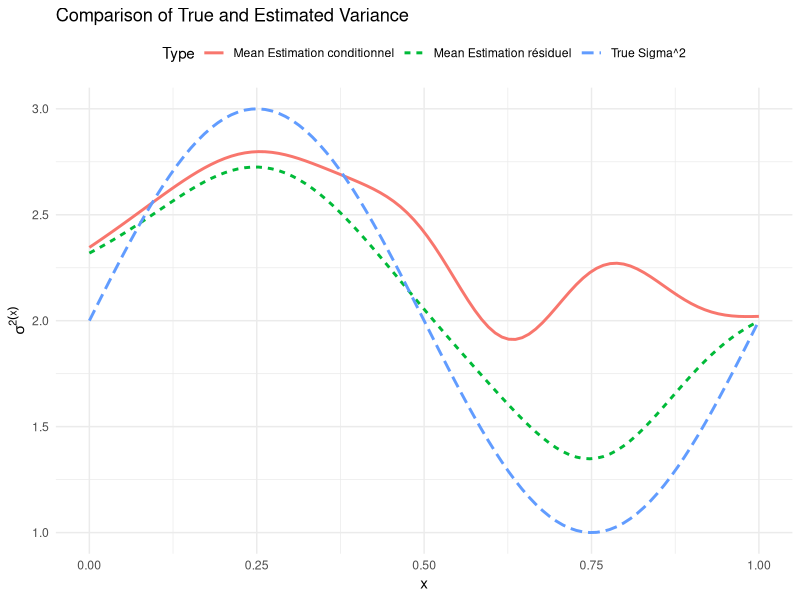
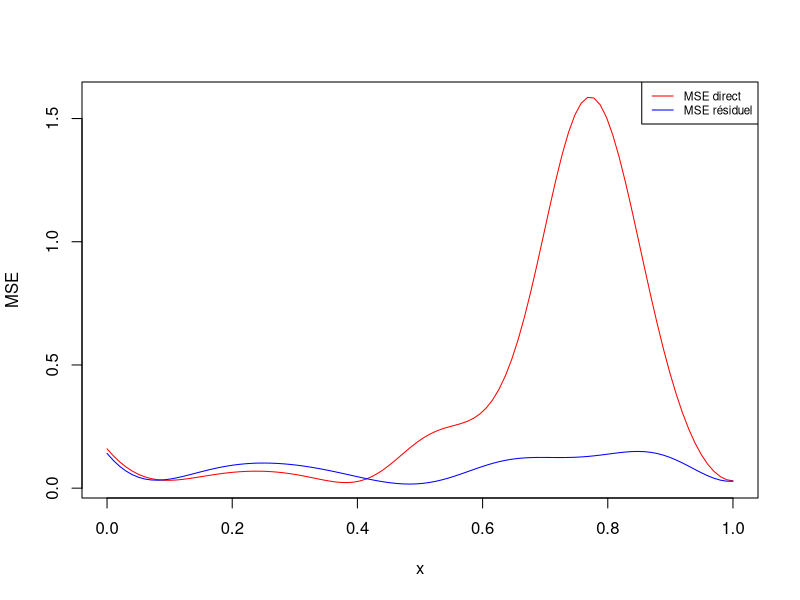
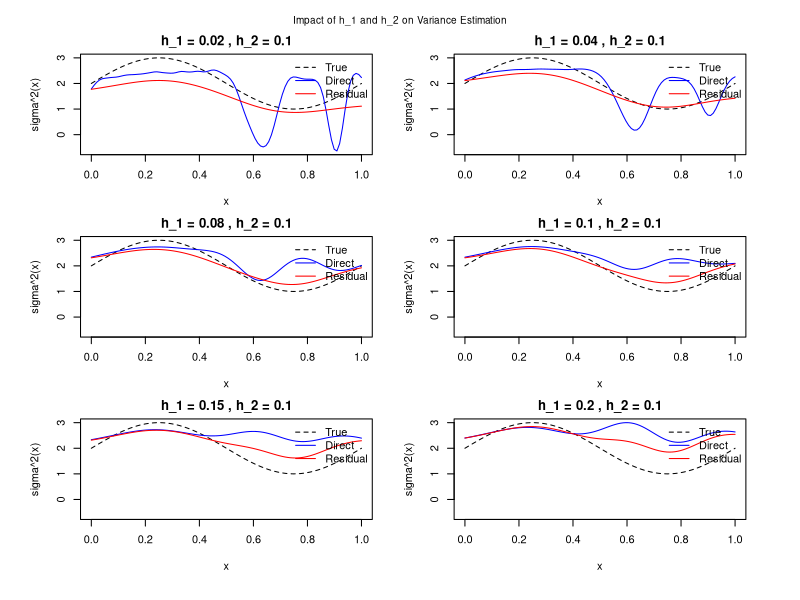
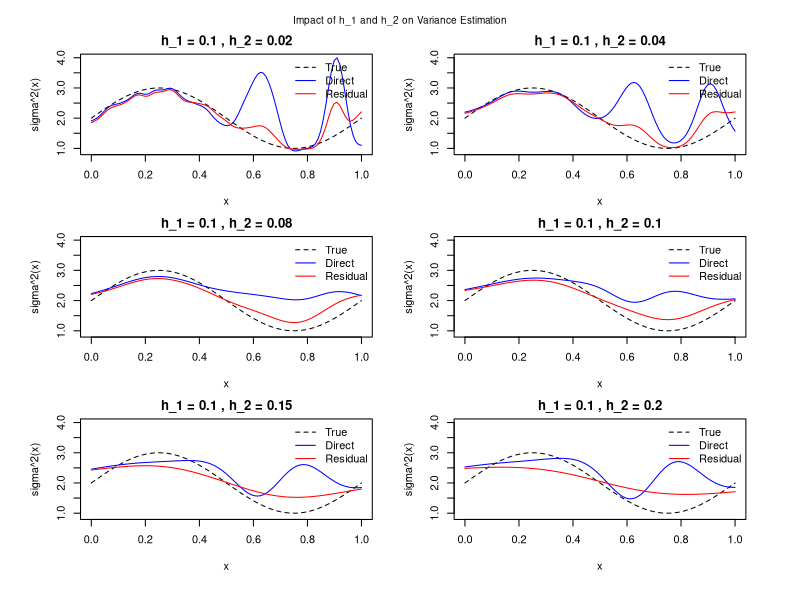
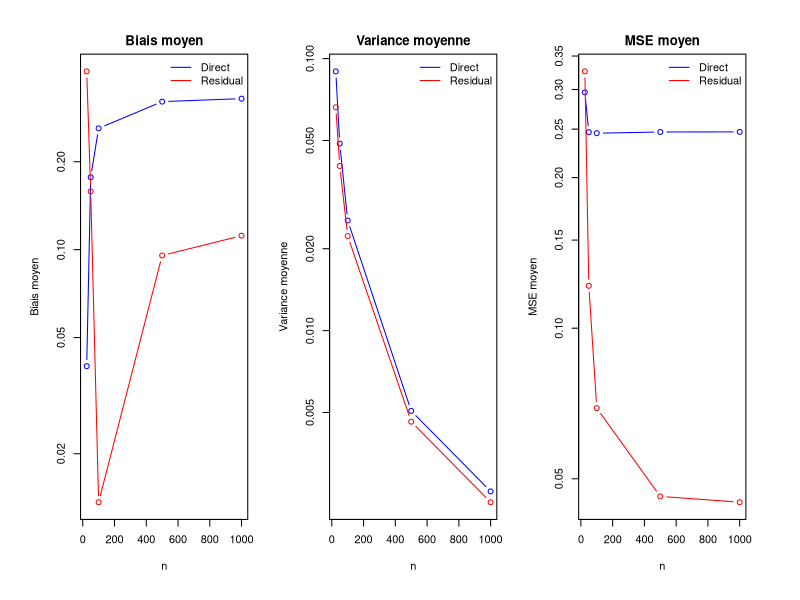
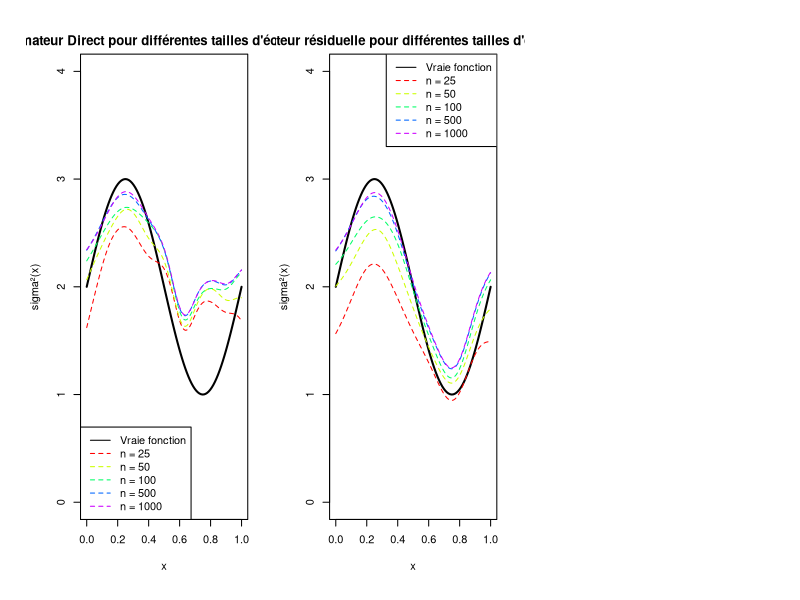

The R script that drew these images, in order:
## ---- chunk 1
knitr::opts_chunk$set(
  fig.path = 'figures/',
  dev = 'pdf'
)
knitr::opts_chunk$set(echo = FALSE)
knitr::opts_chunk$set(message = FALSE, warning = FALSE)
getwd()
## ---- chunk 2
set.seed(123) 
m <- function(x) (sin(2 * pi * x^3))^3
sigma2 <- function(x) 2 + sin(2 * pi * x)


simulation_data <- function(n) {
  X <- seq(1/n, 1, length.out = n) # Xi = i/n
 
  Y <- m(X)+rnorm(n,0,0.5*sqrt(sigma2(X)))
  return(list(X = X, Y = Y))
}

    
gaussian_kernel <-function(u) dnorm(u)

kernel_estimate <- function(x, X, Y, h) {
  weights <- gaussian_kernel((X - x) / h)
  sum(weights * Y) / sum(weights)
  
}

## ---- chunk 3
m_estimate <- function(x, X, Y, h) {      #estimation m
  sapply(x, function(xi) kernel_estimate(xi, X, Y, h))
}
#estimation méthode residual
estimate_sigma2_residual <- function(x, X, Y, h_m,h_sigma) { 
  m_hat <- m_estimate(X, X, Y, h_m) # Estimation de m(X)
  residuals <- (Y - m_hat)^2
  sapply(x, function(xi) kernel_estimate(xi, X, residuals, h_sigma))

}
## ---- chunk 4
#estimation méthode directe
estimate_sigma2_direct <- function(x, X, Y, h_m,h_sigma) {
  EY2_hat <- sapply(x, function(xi) kernel_estimate(xi, X, Y^2, h_sigma)) # E[Y^2 | X=x]
  m_hat <- m_estimate(x, X, Y, h_m) # m(x)
  EY2_hat - m_hat^2
}
## ---- chunk 5
h_m=0.1#h_1
h_sigma=0.1#h_2
x_p=seq(from = 0, to = 1, length = 100)
k=400
n=100
 resultat1=matrix(NA, nrow = k, ncol = length(x_p)) 
 resultat2=matrix(NA, nrow = k, ncol = length(x_p))
 for (i in 1:k){
    
    data <- simulation_data(n)
    X <- data$X
    Y <- data$Y
    
    sigma2_con=estimate_sigma2_direct(x_p,X,Y,h_m,h_sigma)
    
    sigma2_res=estimate_sigma2_residual(x_p,X,Y,h_m,h_sigma)
    resultat1[i, ] =sigma2_con
    resultat2[i,]=sigma2_res
    
 }
 
## ---- chunk 6
# Vraies valeurs de sigma^2(x)
true_sigma2 <- sigma2(x_p)

# Moyenne des estimations Monte Carlo
mean_estimation1 <- colMeans(resultat1)/0.25

mean_estimation2 <- colMeans(resultat2)/0.25




# Graphique des résultats
library(ggplot2)

# Préparation des données pour ggplot
plot_data <- data.frame(
  x = rep(x_p, 3),
  value = c(true_sigma2, mean_estimation1, mean_estimation2),
  Type = rep(c("True Sigma^2", "Mean Estimation conditionnel", "Mean Estimation résiduel"), each = length(x_p))
)


# Tracer
ggplot(plot_data, aes(x = x, y = value, color = Type, linetype = Type)) +
  geom_line(size = 1) +
  labs(title = "Comparison of True and Estimated Variance",
       x = "x",
       y = expression(sigma^2(x)),
       color = "Type",
       linetype = "Type") +
  theme_minimal() +
  theme(legend.position = "top")

## ---- chunk 7
# ce code pour calculer et tracer mse
# Vraies valeurs de sigma^2(x)
true_sigma2 <- sigma2(x_p)

# Moyenne des estimations Monte Carlo
mean_estimation1 <- colMeans(resultat1)/0.25

mean_estimation2 <- colMeans(resultat2)/0.25
biais_directe=mean_estimation1 - true_sigma2
biais_residualle=mean_estimation2 - true_sigma2
variance_directe <- apply(resultat1, 2, function(x) (length(x) - 1) / length(x) * var(x))
variance_residualle <- apply(resultat2, 2, function(x) (length(x) - 1) / length(x) * var(x))

mse_directe=biais_directe^2 + variance_directe
mse_residualle=biais_residualle^2 +variance_residualle

plot(x_p,mse_directe, type="l", col="red", 
     xlab="x", ylab="MSE")
lines(x_p,mse_residualle, col="blue")
legend("topright",
       legend=c("MSE direct", "MSE résiduel"),
       col=c("red", "blue"),
       lty=1,
       cex=0.7)
mtext("MSE des estimateurs", outer = TRUE, cex = 0.6)
## ---- chunk 8
#ce code calcule et print le bias et la variance et mse au points interessants (table 1)
set.seed(130)
x_interest <- c(0.01, 0.25, 0.75, 1)
k <- 400  # nombre de répétitions Monte Carlo
h_m <- 0.1
h_sigma <- 0.1

calculate_metrics <- function(n, x_point) {
    results_direct <- numeric(k)
    results_residual <- numeric(k)
    true_value <- sigma2(x_point)
    
    for(i in 1:k) {
        data <- simulation_data(n)
        X <- data$X
        Y <- data$Y
        
        # Calcul pour un seul point x_point
        sigma2_direct <- estimate_sigma2_direct(x_point, X, Y, h_m, h_sigma)
        sigma2_residual <- estimate_sigma2_residual(x_point, X, Y, h_m, h_sigma)
        
        # Stockage des résultats pour ce point
        results_direct[i] <- sigma2_direct
        results_residual[i] <- sigma2_residual
    }
    
    # Calcul des métriques
    mean_direct <- mean(results_direct)/0.25
    mean_residual <- mean(results_residual)/0.25
    
    biais_direct <- mean_direct - true_value
    biais_residual <- mean_residual - true_value
    
    # Correction du calcul de la variance
    variance_direct <- var(results_direct)
    variance_residual <- var(results_residual)
    
    mse_direct <- biais_direct^2 + variance_direct
    mse_residual <- biais_residual^2 + variance_residual
    
    return(list(
        bias = c(direct = biais_direct, residual = biais_residual),
        variance = c(direct = variance_direct, residual = variance_residual),
        mse = c(direct = mse_direct, residual = mse_residual)
    ))
}

# Analyse pour chaque point d'intérêt
for(x in x_interest) {
    metrics <- calculate_metrics(n = 100, x)
    cat("\nAnalyse au point x =", x, "\n")
    cat("Biais:", "\nDirect:", round(metrics$bias["direct"], 4),
        "\nResiduel:", round(metrics$bias["residual"], 4), "\n")
    cat("Variance:", "\nDirect:", round(metrics$variance["direct"], 4),
        "\nResiduel:", round(metrics$variance["residual"], 4), "\n")
    cat("MSE:", "\nDirect:", round(metrics$mse["direct"], 4),
        "\nResiduel:", round(metrics$mse["residual"], 4), "\n")
}

## ---- chunk 9
#ce code trace 6 graphes l'evolution de deux méthodes en fonction des valeurs h_1
h_sigma=0.1
resultats_direct_hm <- list()
resultats_residual_hm <- list()
h=c(0.02,0.04,0.08,0.1,0.15,0.2)
for(h_m in h ){
  
  
 resultat1=matrix(NA, nrow = k, ncol = length(x_p)) 
 resultat2=matrix(NA, nrow = k, ncol = length(x_p))
 for (i in 1:k){
    
    data <- simulation_data(n)
    X <- data$X
    Y <- data$Y
    
    sigma2_con=estimate_sigma2_direct(x_p,X,Y,h_m,h_sigma)
    
    sigma2_res=estimate_sigma2_residual(x_p,X,Y,h_m,h_sigma)
    resultat1[i, ] =sigma2_con
    resultat2[i,]=sigma2_res
  
 } 
 resultats_direct_hm[[as.character(h_m)]]=colMeans(resultat1)/0.25
 resultats_residual_hm[[as.character(h_m)]] =colMeans(resultat2)/0.25
 
}
true_sigma2 <- sigma2(x_p)


# Tracer les résultats pour les variations de h_sigma (h_m fixé)


par(mfrow = c(3, 2), # 3 rangées et 2 colonnes
    mar = c(4, 4, 2, 2) + 0.1, # Marges des graphiques
    oma = c(2, 2, 2, 2))
for (h_m in names(resultats_direct_hm)) {
  plot(x_p, true_sigma2, type = "l", col = "black", lty = 2,
       ylim = range(c(true_sigma2, unlist(resultats_direct_hm), unlist(resultats_residual_hm))),
       main = paste("h_1 =", h_m, ", h_2 =", h_sigma),
       xlab = "x", ylab = "sigma^2(x)")
  lines(x_p, resultats_direct_hm[[h_m]], col = "blue")
  lines(x_p, resultats_residual_hm[[h_m]], col = "red")
  legend("topright", legend = c("True", "Direct", "Residual"),
         col = c("black", "blue", "red"), lty = c(2, 1, 1), bty = "n")
}

mtext("Impact of h_1 and h_2 on Variance Estimation", outer = TRUE, cex = 0.6)
## ---- chunk 10
#ce code trace 6 graphes l'evolution de deux méthodes en fonction des valeurs h_2

h_m=0.1#h_1
resultats_direct_hsigma <- list()
resultats_residual_hsigma <- list()
h=c(0.02,0.04,0.08,0.1,0.15,0.2)
for(h_sigm in h ){
  
  
 resultat1=matrix(NA, nrow = k, ncol = length(x_p)) 
 resultat2=matrix(NA, nrow = k, ncol = length(x_p))
 for (i in 1:k){
    
    data <- simulation_data(n)
    X <- data$X
    Y <- data$Y
    
    sigma2_con=estimate_sigma2_direct(x_p,X,Y,h_m,h_sigm)
    
    sigma2_res=estimate_sigma2_residual(x_p,X,Y,h_m,h_sigm)
    resultat1[i,] =sigma2_con
    resultat2[i,]=sigma2_res
  
 } 
 resultats_direct_hsigma[[as.character(h_sigm)]]=colMeans(resultat1)/0.25
 resultats_residual_hsigma[[as.character(h_sigm)]] =colMeans(resultat2)/0.25
 
}
true_sigma2 <- sigma2(x_p)


# Tracer les résultats pour les variations de h_sigma (h_m fixé)


par(mfrow = c(3, 2), # 3 rangées et 2 colonnes
    mar = c(4, 4, 2, 2) + 0.1, # Marges des graphiques
    oma = c(2, 2, 2, 2))
for (h_sigm in names(resultats_direct_hsigma)) {
  plot(x_p, true_sigma2, type = "l", col = "black", lty = 2,
       ylim = range(c(true_sigma2, unlist(resultats_direct_hsigma), unlist(resultats_residual_hsigma))),
       main = paste("h_1 =", h_m, ", h_2 =", h_sigm),
       xlab = "x", ylab = "sigma^2(x)")
  lines(x_p, resultats_direct_hsigma[[h_sigm]], col = "blue")
  lines(x_p, resultats_residual_hsigma[[h_sigm]], col = "red")
  legend("topright", legend = c("True", "Direct", "Residual"),
         col = c("black", "blue", "red"), lty = c(2, 1, 1), bty = "n")
}

mtext("Impact of h_1 and h_2 on Variance Estimation", outer = TRUE, cex = 0.6)
## ---- chunk 11
#ce code Calcule et trace les biais, variances et MSE moyens pour chaque taille n

n_values <- c(25, 50, 100, 500, 1000) # Tailles croissantes d'échantillons
h_m <- 0.08
h_sigma <- 0.08
x_p <- seq(0, 1, length = 100) # Points d'évaluation
k <- 400 # Répétitions Monte Carlo


# Stocker les résultats
results_asymptotic <- list()
mean_estm= list()

for (n in n_values) {
  
  resultat1 <- matrix(NA, nrow = k, ncol = length(x_p)) 
  resultat2 <- matrix(NA, nrow = k, ncol = length(x_p))
  
  for (i in 1:k) {
    data <- simulation_data(n)
    X <- data$X
    Y <- data$Y
    
    # Calculs des deux estimateurs
    sigma2_direct <- estimate_sigma2_direct(x_p, X, Y, h_m, h_sigma)
    sigma2_residual <- estimate_sigma2_residual(x_p, X, Y, h_m, h_sigma)
    
    # Stockage des résultats
    resultat1[i, ] <- sigma2_direct
    resultat2[i, ] <- sigma2_residual
  }
  
 true_sigma2 <- sigma2(x_p)

mean_estimation1 <- colMeans(resultat1)/0.25
mean_estimation2 <- colMeans(resultat2)/0.25

biais_direct=mean_estimation1 - true_sigma2
biais_residual=mean_estimation2 - true_sigma2
variance_direct <- apply(resultat1, 2, function(x) (length(x) - 1) / length(x) * var(x))
variance_residual <- apply(resultat2, 2, function(x) (length(x) - 1) / length(x) * var(x))

mse_direct=biais_direct^2 + variance_direct
mse_residual=biais_residual^2 +variance_residual

  mean_estm[[as.character(n)]]=list(
    mean_estimation1=mean_estimation1,
    mean_estimation2=mean_estimation2
  )
 
  # Stocker les résultats pour chaque taille d'échantillon
  results_asymptotic[[as.character(n)]] <- list(
    biais_direct = biais_direct,
    biais_residual = biais_residual,
    variance_direct = variance_direct,
    variance_residual = variance_residual,
    mse_direct = mse_direct,
    mse_residual = mse_residual
  )
}

# Calculer les biais, variances et MSE moyens pour chaque taille n
biais_direct_mean <- sapply(results_asymptotic, function(res) mean(res$biais_direct))
biais_residual_mean <- sapply(results_asymptotic, function(res) mean(res$biais_residual))

variance_direct_mean <- sapply(results_asymptotic, function(res) mean(res$variance_direct))
variance_residual_mean <- sapply(results_asymptotic, function(res) mean(res$variance_residual))

mse_direct_mean <- sapply(results_asymptotic, function(res) mean(res$mse_direct))
mse_residual_mean <- sapply(results_asymptotic, function(res) mean(res$mse_residual))

# Disposer les graphiques : une ligne, trois colonnes
par(mfrow = c(1, 3))

# Calcul des limites des axes
ylim_biais <- range(c(abs(biais_direct_mean), abs(biais_residual_mean)), na.rm = TRUE)
ylim_variance <- range(c(variance_direct_mean, variance_residual_mean), na.rm = TRUE)
ylim_mse <- range(c(mse_direct_mean, mse_residual_mean), na.rm = TRUE)

# 1. Graphique pour le biais moyen
plot(n_values, abs(biais_direct_mean), type = "b", col = "blue", log = "y",
     ylim = ylim_biais,
     xlab = "n", ylab = "Biais moyen", main = "Biais moyen")
lines(n_values, abs(biais_residual_mean), type = "b", col = "red")
legend("topright", legend = c("Direct", "Residual"), col = c("blue", "red"), lty = 1, bty = "n")

# 2. Graphique pour la variance moyenne
plot(n_values, variance_direct_mean, type = "b", col = "blue", log = "y",
     ylim = ylim_variance,
     xlab = "n", ylab = "Variance moyenne", main = "Variance moyenne")
lines(n_values, variance_residual_mean, type = "b", col = "red")
legend("topright", legend = c("Direct", "Residual"), col = c("blue", "red"), lty = 1, bty = "n")

# 3. Graphique pour le MSE moyen
plot(n_values, mse_direct_mean, type = "b", col = "blue", log = "y",
     ylim = ylim_mse,
     xlab = "n", ylab = "MSE moyen", main = "MSE moyen")
lines(n_values, mse_residual_mean, type = "b", col = "red")
legend("topright", legend = c("Direct", "Residual"), col = c("blue", "red"), lty = 1, bty = "n")

## ---- chunk 12
#ce code  trace deux méthodes pour chaque taille n

n_values <- c(25, 50, 100, 500, 1000)
# Définir les couleurs
colors <- rainbow(length(n_values))

# Tracer la vraie fonction
plot(x_p, sigma2(x_p), type = "l", lwd = 2, col = "black",
     main = "Estimateur Direct pour différentes tailles d'échantillon",
     xlab = "x", ylab = "sigma²(x)", ylim = c(0, 4))

# Ajouter les estimations moyennes pour chaque taille d'échantillon
legend_text <- c("Vraie fonction")
legend_colors <- c("black")

for (i in seq_along(n_values)) {
  n <- n_values[i]
  
  # Ajouter la courbe pour la taille d'échantillon correspondante
  lines(x_p, mean_estm[[as.character(n)]]$mean_estimation1, col = colors[i], lty = 2)
  
  # Mettre à jour la légende
  legend_text <- c(legend_text, paste("n =", n))
  legend_colors <- c(legend_colors, colors[i])
}

# Ajouter la légende
legend("bottomleft", legend = legend_text, col = legend_colors, lty = c(1, rep(2, length(n_values)), inset = c(0.04, 0.01)))

plot(x_p, sigma2(x_p), type = "l", lwd = 2, col = "black",
          main = "Estimateur résiduelle pour différentes tailles d'échantillon",
     xlab = "x", ylab = "sigma²(x)", ylim = c(0, 4))

# Ajouter les estimations moyennes pour chaque taille d'échantillon
legend_text <- c("Vraie fonction")
legend_colors <- c("black")

for (i in seq_along(n_values)) {
  n <- n_values[i]
  
  # Ajouter la courbe pour la taille d'échantillon correspondante
  lines(x_p, mean_estm[[as.character(n)]]$mean_estimation2, col = colors[i], lty = 2)
  
  # Mettre à jour la légende
  legend_text <- c(legend_text, paste("n =", n))
  legend_colors <- c(legend_colors, colors[i])
}

# Ajouter la légende
legend("topright", legend = legend_text, col = legend_colors, lty = c(1, rep(2, length(n_values))))
